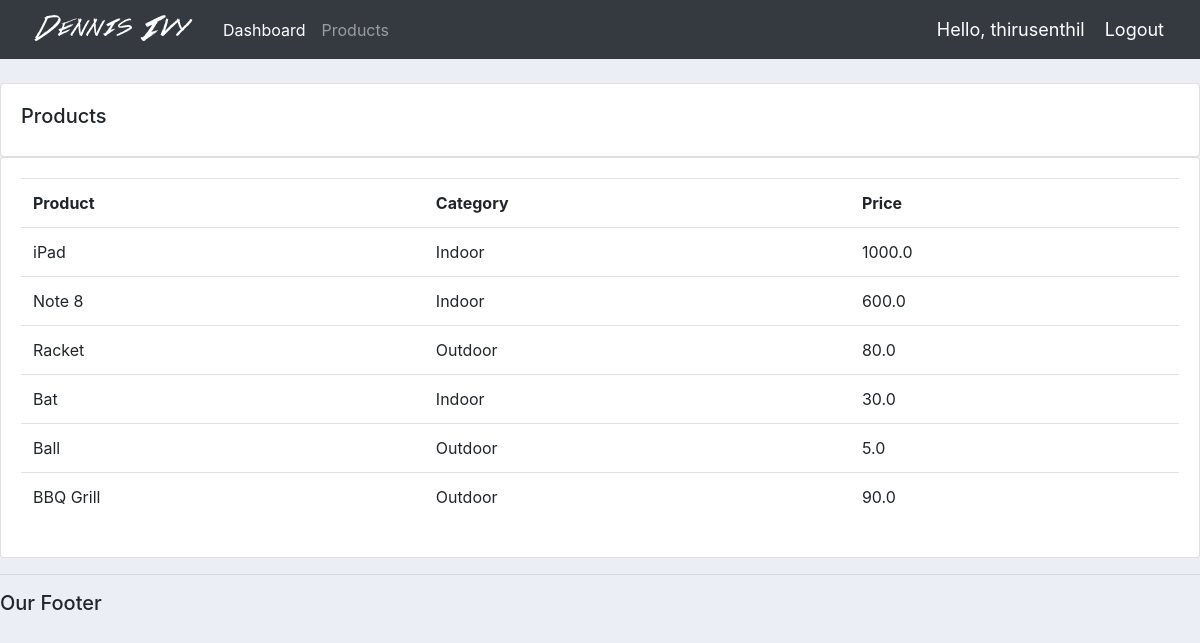
/product/ (signed in), run on the app's committed database.
### accounts/models.py (models this page shows, shortened)
class Product(models.Model):
    CATEGORY = (
        ('Indoor', 'Indoor'),
        ('Outdoor', 'Outdoor')
    )
    name = models.CharField(max_length=200, null=True)
    price = models.FloatField()
    category = models.CharField(max_length=200, null=True, choices=CATEGORY)
    description =  models.CharField(max_length=200, null=True, blank=True)
    date_created = models.DateTimeField(auto_now_add=True, null=True)
    tag = models.ManyToManyField(Tag)

### accounts/decorators.py (the view)
        def wrapper_func(request, *args, **kwrags):
            group = None
            if request.user.groups.exists():
                group = request.user.groups.all()[0].name
            if group in allowed_roles:
                return view_func(request, *args, **kwrags)
            else:
                return HttpResponse('You are not authorized to view this page')

### accounts/views.py (called while the page is built)
@login_required(login_url='login')
@allowed_users(allowed_roles=['admin'])
def product(request):
    products = Product.objects.all()
    return render(request, 'accounts/products.html', {'products': products})

### accounts/templates/accounts/products.html
{% extends 'accounts/main.html' %}
{% block content %}
    <br>
    <div class="row">
        <div class="col-md">
            <div class="card card-body">
                <h5>Products</h5>
            </div>
            <div class="card card-body">
                <table class="table">
                    <tr>
                        <th>Product</th>
                        <th>Category</th>
                        <th>Price</th>
                    </tr>
                    {% for i in products %}
                        <tr>
                            <td>{{ i.name }}</td>
                            <td>{{ i.category }}</td>
                            <td>{{ i.price }}</td>
                        </tr>
                    {% endfor %}
                </table>
            </div>
        </div>
    </div>
{% endblock %}

### accounts/templates/accounts/navbar.html (shortened to what this page needs)
{% load static %}
<nav class="navbar navbar-expand-lg navbar-dark bg-dark">
    <img src="{% static 'images/logo.png' %}" alt="">
    <div class="collapse navbar-collapse" id="navbarNav">
      <ul class="navbar-nav">
        {% if request.user.is_staff %}
            <li class="nav-item active">
            <a class="nav-link" href="#">Dashboard</a>
            </li>
            <li class="nav-item">
            <a class="nav-link" href="#">Products</a>
            </li>
        {% else %}
            <li class="nav-item">
             <a class="nav-link" href="{% url 'account' %}">Settings</a>
           </li>
        {% endif %}
      </ul>
    </div>
    <span class="hello-msg">Hello, {{ request.user }}</span>
    <span><a class="hello-msg" href="{% url 'logout' %}">Logout</a></span>
</nav>

### static/css/main.css (style rules this page uses)
body { background-color: #ebeff5; }

### accounts/templates/accounts/navbar.html (style rules this page uses)
.hello-msg { font-size: 18px; color: white; margin-right: 20px; }

### data on the page
Product: name "iPad", category "Indoor", price "1000.0"
Product: name "Note 8", category "Indoor", price "600.0"
Product: name "Racket", category "Outdoor", price "80.0"
Product: name "Bat", category "Indoor", price "30.0"
Product: name "Ball", category "Outdoor", price "5.0"
Product: name "BBQ Grill", category "Outdoor", price "90.0"

### other printed values
{{ request.user }} "thirusenthil"
